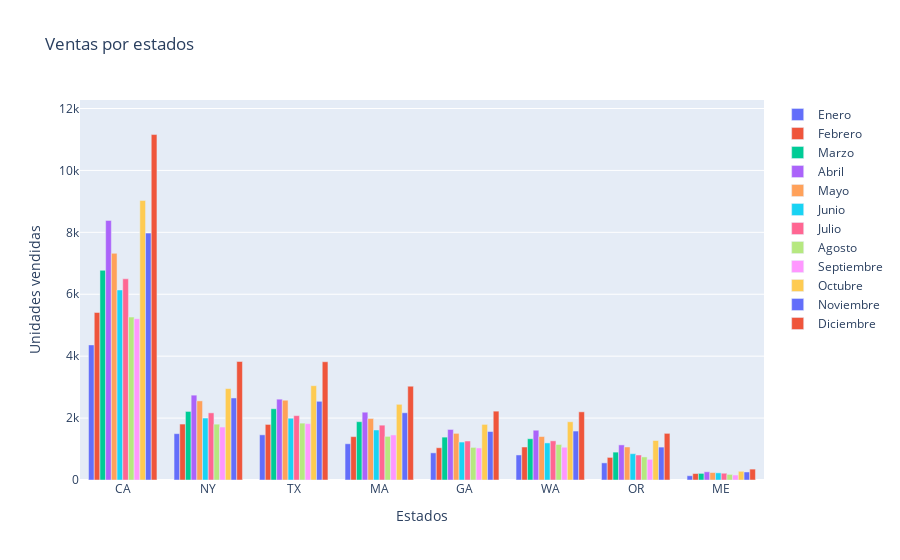

The code cell stored with this chart in its notebook:
### Markdown cell above
* ¿Cómo se comparan las ventas en diferentes estados o regiones?

### Code cell
fig = go.Figure()
for mes in meses:
    dataframe_mes = dataframes[mes]
    dataframe_mes = extraer_datos(dataframe_mes)
    direccion = dataframe_mes['Dirección de Envio'].str.split(', ', expand=True)
    direccion.columns = ['Calle', 'Ciudad', 'Cod Postal Estado']
    direccion[['Estado', 'Cod Postal']] = direccion['Cod Postal Estado'].str.split(' ', expand=True)
    dataframe_ventas = pd.concat([dataframe_mes, direccion], axis= 1)

    dataframe_ventas['Precio Venta'] = dataframe_ventas['Cantidad Pedida'] * dataframe_ventas['Precio Unitario']

    ventas_estado = dataframe_ventas.groupby('Estado').agg({'Cantidad Pedida': 'sum', 'Precio Venta': 'sum'}).reset_index()
    ventas_estado=ventas_estado.sort_values(by='Precio Venta',ascending=False)
    
    Estados = ventas_estado['Estado'].values
    Unidades = ventas_estado['Cantidad Pedida'].values
    Precios = ventas_estado['Precio Venta'].values

    fig.add_trace(go.Bar(

        x= Estados,
        y= Unidades,
        yaxis="y",
        name=mes,
        marker=dict(color="light blue")))

    fig2 = px.choropleth(ventas_estado, locations= Estados, locationmode="USA-states", scope='usa', color=Unidades, color_continuous_scale='RdYlGn',title='Total ventas por estado' )




fig.update_layout(

        title="Ventas por estados",
        xaxis=dict(title="Estados"),
        yaxis=dict(title="Unidades vendidas", side="left"),
        yaxis2=dict(title="Precio", overlaying="y", side="right"),
        yaxis_range=[0, max(Unidades) * 1.1],
        yaxis2_range=[0, max(Precios) * 1.1])
fig.show()
print('----------------------------')

fig2.show()

### Figure 1 — Plotly figure (JSON) as saved in the notebook; plotly's stock layout.template omitted (floating-point values rounded to 4 significant figures)
{"data": [{"marker": {"color": "light blue"}, "name": "Enero", "type": "bar", "x": ["CA", "NY", "TX", "MA", "GA", "WA", "OR", "ME"], "y": [4364, 1497, 1459, 1171, 877, 809, 553, 138], "yaxis": "y"}, {"marker": {"color": "light blue"}, "name": "Febrero", "type": "bar", "x": ["CA", "NY", "TX", "MA", "GA", "WA", "OR", "ME"], "y": [5412, 1807, 1795, 1401, 1042, 1066, 730, 208], "yaxis": "y"}, {"marker": {"color": "light blue"}, "name": "Marzo", "type": "bar", "x": ["CA", "TX", "NY", "MA", "GA", "WA", "OR", "ME"], "y": [6773, 2301, 2215, 1884, 1385, 1333, 901, 214], "yaxis": "y"}, {"marker": {"color": "light blue"}, "name": "Abril", "type": "bar", "x": ["CA", "NY", "TX", "MA", "GA", "WA", "OR", "ME"], "y": [8386, 2741, 2611, 2190, 1633, 1608, 1134, 265], "yaxis": "y"}, {"marker": {"color": "light blue"}, "name": "Mayo", "type": "bar", "x": ["CA", "NY", "TX", "MA", "GA", "WA", "OR", "ME"], "y": [7321, 2556, 2577, 1985, 1506, 1404, 1067, 241], "yaxis": "y"}, {"marker": {"color": "light blue"}, "name": "Junio", "type": "bar", "x": ["CA", "TX", "NY", "MA", "GA", "WA", "OR", "ME"], "y": [6138, 1995, 2001, 1616, 1226, 1198, 850, 231], "yaxis": "y"}, {"marker": {"color": "light blue"}, "name": "Julio", "type": "bar", "x": ["CA", "TX", "NY", "MA", "WA", "GA", "OR", "ME"], "y": [6498, 2080, 2169, 1771, 1265, 1259, 808, 219], "yaxis": "y"}, {"marker": {"color": "light blue"}, "name": "Agosto", "type": "bar", "x": ["CA", "TX", "NY", "MA", "WA", "GA", "OR", "ME"], "y": [5264, 1837, 1804, 1409, 1148, 1053, 746, 181], "yaxis": "y"}, {"marker": {"color": "light blue"}, "name": "Septiembre", "type": "bar", "x": ["CA", "NY", "TX", "MA", "GA", "WA", "OR", "ME"], "y": [5211, 1711, 1820, 1455, 1035, 1058, 668, 161], "yaxis": "y"}, {"marker": {"color": "light blue"}, "name": "Octubre", "type": "bar", "x": ["CA", "TX", "NY", "MA", "WA", "GA", "OR", "ME"], "y": [9027, 3046, 2953, 2445, 1881, 1796, 1276, 281], "yaxis": "y"}, {"marker": {"color": "light blue"}, "name": "Noviembre", "type": "bar", "x": ["CA", "NY", "TX", "MA", "GA", "WA", "OR", "ME"], "y": [7975, 2650, 2542, 2172, 1566, 1581, 1063, 259], "yaxis": "y"}, {"marker": {"color": "light blue"}, "name": "Diciembre", "type": "bar", "x": ["CA", "NY", "TX", "MA", "WA", "GA", "OR", "ME"], "y": [11159, 3828, 3820, 3029, 2202, 2224, 1507, 352], "yaxis": "y"}], "layout": {"title": {"text": "Ventas por estados"}, "xaxis": {"title": {"text": "Estados"}}, "yaxis": {"range": [0, 12270.0], "side": "left", "title": {"text": "Unidades vendidas"}}, "yaxis2": {"overlaying": "y", "range": [0, 1972000.0], "side": "right", "title": {"text": "Precio"}}}}
